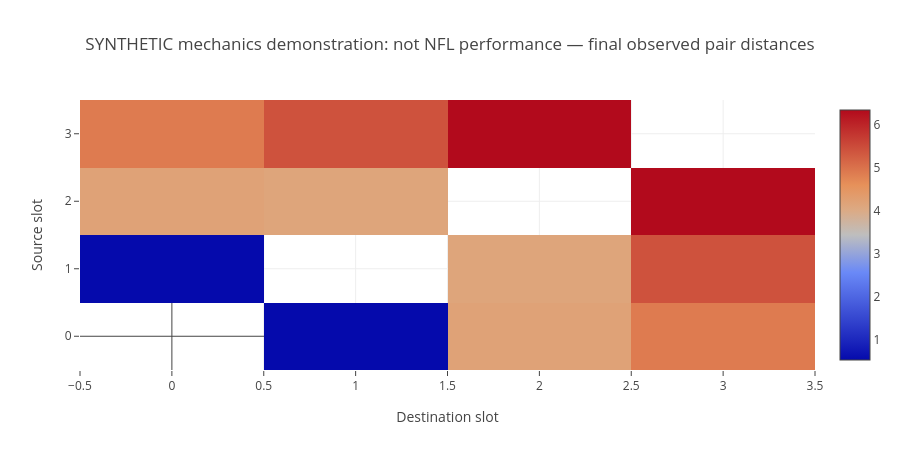
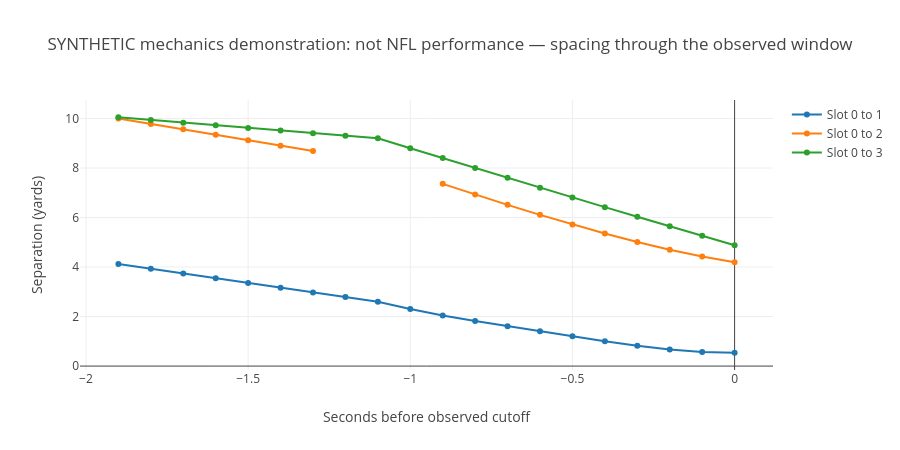

Notebook cell for these charts, in order:
### Markdown cell above
### 2 · Observed relationship diagnostics

These charts show the selected evidence mode in every title. Blank entries mean
unavailable measurements, not zero separation or zero motion. Player slots are
identifiers within a play, not numerical player-ID features. **No true coverage
assignment is inferred by these charts.**

### Code cell
distance = np.where(edges["valid"][..., 4], physical[..., 4], np.nan)
show(
    go.Figure(go.Heatmap(z=distance[:, :, -1].tolist())).update_layout(
        title=MODE + " — final observed pair distances",
        xaxis_title="Destination slot",
        yaxis_title="Source slot",
        height=450,
    )
)

series = go.Figure()
clock = (np.arange(distance.shape[-1]) - distance.shape[-1] + 1) / 10
for peer in range(1, min(distance.shape[0], 7)):
    series.add_scatter(
        x=clock.tolist(),
        y=distance[0, peer].tolist(),
        mode="lines+markers",
        connectgaps=False,
        name=f"Slot 0 to {peer}",
    )
show(
    series.update_layout(
        title=MODE + " — spacing through the observed window",
        xaxis_title="Seconds before observed cutoff",
        yaxis_title="Separation (yards)",
        height=450,
    )
)

### Figure 1 — Plotly figure (JSON) as saved in the notebook; plotly's stock layout.template omitted (floating-point values rounded to 4 significant figures)
{"data": [{"type": "heatmap", "z": [[null, 0.5385, 4.198, 4.884], [0.5385, null, 4.144, 5.413], [4.198, 4.144, null, 6.341], [4.884, 5.413, 6.341, null]]}], "layout": {"height": 450, "title": {"text": "SYNTHETIC mechanics demonstration: not NFL performance — final observed pair distances"}, "xaxis": {"title": {"text": "Destination slot"}}, "yaxis": {"title": {"text": "Source slot"}}}}

### Figure 2 — Plotly figure (JSON) as saved in the notebook; plotly's stock layout.template omitted (floating-point values rounded to 4 significant figures)
{"data": [{"connectgaps": false, "mode": "lines+markers", "name": "Slot 0 to 1", "type": "scatter", "x": [-1.9, -1.8, -1.7, -1.6, -1.5, -1.4, -1.3, -1.2, -1.1, -1.0, -0.9, -0.8, -0.7, -0.6, -0.5, -0.4, -0.3, -0.2, -0.1, 0.0], "y": [4.123, 3.929, 3.736, 3.544, 3.353, 3.162, 2.973, 2.786, 2.6, 2.309, 2.04, 1.825, 1.612, 1.404, 1.2, 1.005, 0.8246, 0.6708, 0.5657, 0.5385]}, {"connectgaps": false, "mode": "lines+markers", "name": "Slot 0 to 2", "type": "scatter", "x": [-1.9, -1.8, -1.7, -1.6, -1.5, -1.4, -1.3, -1.2, -1.1, -1.0, -0.9, -0.8, -0.7, -0.6, -0.5, -0.4, -0.3, -0.2, -0.1, 0.0], "y": [10.0, 9.78, 9.56, 9.341, 9.121, 8.902, 8.683, null, null, null, 7.359, 6.93, 6.512, 6.107, 5.72, 5.354, 5.012, 4.701, 4.427, 4.198]}, {"connectgaps": false, "mode": "lines+markers", "name": "Slot 0 to 3", "type": "scatter", "x": [-1.9, -1.8, -1.7, -1.6, -1.5, -1.4, -1.3, -1.2, -1.1, -1.0, -0.9, -0.8, -0.7, -0.6, -0.5, -0.4, -0.3, -0.2, -0.1, 0.0], "y": [10.05, 9.941, 9.833, 9.725, 9.619, 9.513, 9.409, 9.305, 9.202, 8.801, 8.4, 8.001, 7.603, 7.206, 6.812, 6.42, 6.03, 5.644, 5.261, 4.884]}], "layout": {"height": 450, "title": {"text": "SYNTHETIC mechanics demonstration: not NFL performance — spacing through the observed window"}, "xaxis": {"title": {"text": "Seconds before observed cutoff"}}, "yaxis": {"title": {"text": "Separation (yards)"}}}}
